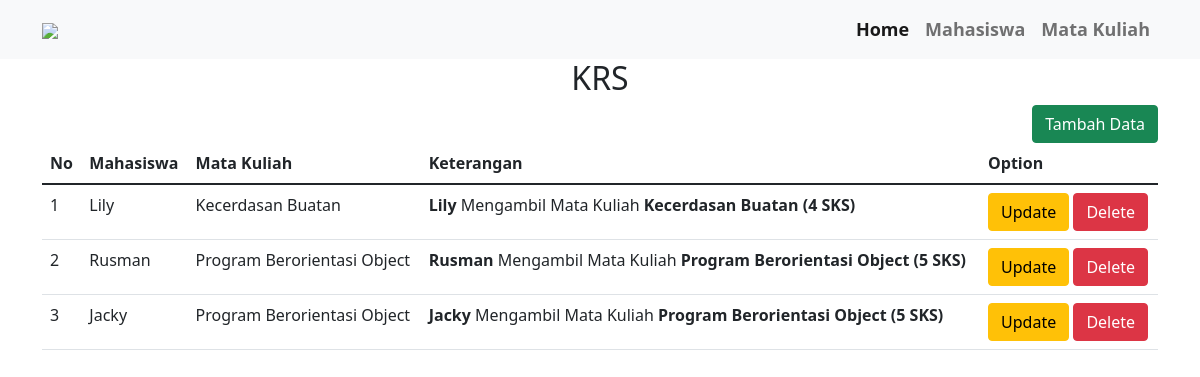
Screenshot of /krs/krs.php with the database file from the repository.
### tables this page shows
CREATE TABLE `krs` (
  `id` int(11) NOT NULL,
  `npm` char(13) NOT NULL,
  `kodemk` char(6) NOT NULL
);

CREATE TABLE `mahasiswa` (
  `npm` char(13) NOT NULL,
  `nama` varchar(50) NOT NULL,
  `jurusan` enum('Teknik Informatika','Sistem Informasi','') NOT NULL,
  `alamat` text NOT NULL
);

CREATE TABLE `matakuliah` (
  `kodemk` char(6) NOT NULL,
  `nama` varchar(50) NOT NULL,
  `jumlah_sks` int(3) NOT NULL
);

### krs/krs.php (the view, shortened to what this page needs)
<?php
  include "../database/connection.php";
  $koneksi = mysqli_query($conn, "SELECT id, matakuliah.jumlah_sks as sks, mahasiswa.nama as nama_mahasiswa, matakuliah.nama as nama_matakuliah FROM krs INNER JOIN mahasiswa ON krs.npm = mahasiswa.npm INNER JOIN matakuliah ON krs.kodemk = matakuliah.kodemk");
 $no = 1;
?>
<!DOCTYPE html>
<html lang="en">
  <head>
  </head>
  <body>
    <!DOCTYPE html>
    <html lang="en">
      <head>
        <link rel="stylesheet" href="../assets/style.css" />
        <link
          href="https://cdn.jsdelivr.net/npm/bootstrap@5.1.3/dist/css/bootstrap.min.css"
          rel="stylesheet"
        />
      </head>
      <body>
        <nav class="navbar navbar-expand-lg navbar-light bg-light">
          <div class="container">
            <a class="navbar-brand" href="#"
              ><img
                src="https://img.icons8.com/external-flaticons-lineal-flat-icons/64/000000/external-campus-university-flaticons-lineal-flat-icons.png"
            /></a>
            <div class="collapse navbar-collapse" id="navbarNav">
              <ul class="navbar-nav ms-auto">
                <li class="nav-item">
                  <a class="nav-link active" aria-current="page" href="#"
                    >Home</a
                  >
                </li>
                <li class="nav-item">
                  <a class="nav-link" href="../mahasiswa/mahasiswa.php"
                    >Mahasiswa</a
                  >
                </li>
                <li class="nav-item">
                  <a class="nav-link" href="../matakuliah/matakuliah.php">Mata Kuliah</a>
                </li>
              </ul>
            </div>
          </div>
        </nav>
        <section class="content">
          <div class="container">
            <div class="text-center">
              <h2>KRS</h2>
            </div>
            <div class="data">
              <div class="text-end">
                <a href="add_krs.php" class="btn btn-success"> Tambah Data </a>
              </div>
              <div class="table-responsive">
                <table class="table">
                  <thead>
                    <tr>
                      <th scope="col">No</th>
                      <th scope="col">Mahasiswa</th>
                      <th scope="col">Mata Kuliah</th>
                      <th scope="col">Keterangan</th>
                      <th scope="col">Option</th>
                    </tr>
                  </thead>
                  <tbody>
                  <?php foreach ($koneksi as $data) : ?>
                    <tr>
                      <td><?= $no++ ?></td>
                      <td><?= $data['nama_mahasiswa']; ?></td>
                      <td><?= $data['nama_matakuliah']; ?></td>
                      <td><b><?= $data['nama_mahasiswa']; ?></b> Mengambil Mata Kuliah <b> <?= $data['nama_matakuliah'] . " (" . $data['sks']; ?> SKS)</b></td>
                      <td>
                        <a href="edit_krs.php?id=<?=$data['id']?>" class="btn btn-warning">Update</a>
                        <a href="proses.php?id=<?= $data['id']?>" onclick="return confirm('yakin ingin dihapus?')" class="btn btn-danger">Delete</a>
                      </td>
                    </tr>
                    <?php endforeach; ?>
                  </tbody>
                </table>
              </div>
            </div>
          </div>
        </section>
      </body>
    </html>
  </body>
</html>

### assets/style.css (style rules this page uses)
body { font-weight: 800; }
h2 { font-weight: 700; }
:root { --primary-color: #3476e7; --secondary-color: #5e91e9; --third-color: #f98169; --white-color: #fff; --text-color: #555; --text-grey: #999; --black-color: #000; --primary-font: "poppins", sans-serif; }
a, a:hover { text-decoration: none; }
body { font-family: var(--primary-font); font-size: 100%; font-weight: 400; }
.navbar .nav-item .nav-link { font-size: 18px; font-weight: 600; color: var(--text-color); }

### rows the page displays
krs: mahasiswa.nama "Lily", matakuliah.nama "Kecerdasan Buatan", matakuliah.jumlah_sks "4"
krs: mahasiswa.nama "Rusman", matakuliah.nama "Program Berorientasi Object", matakuliah.jumlah_sks "5"
krs: mahasiswa.nama "Jacky", matakuliah.nama "Program Berorientasi Object", matakuliah.jumlah_sks "5"
